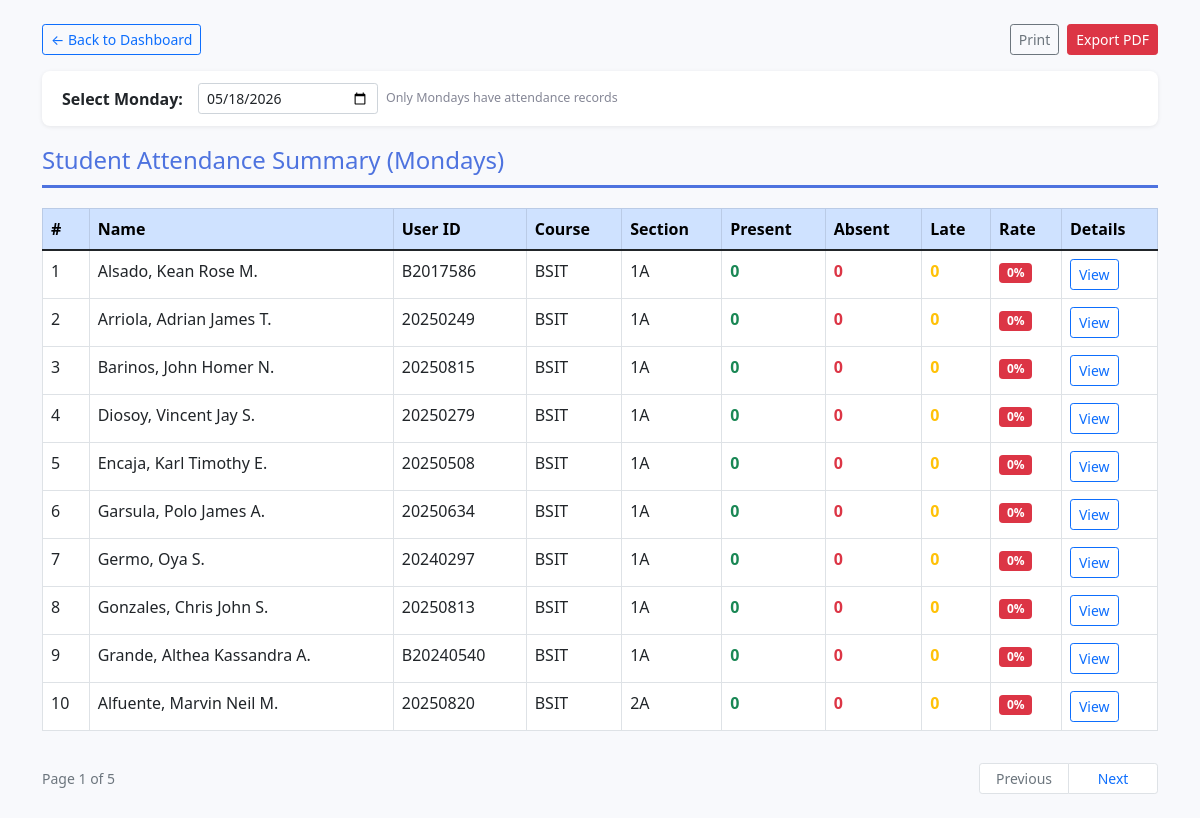
Screenshot of /reports.php?type=summary with the database file from the repository.
### tables this page shows
CREATE TABLE `student_data` (
  `id` int(11) NOT NULL,
  `g4_profile_id` int(11) NOT NULL,
  `user_id` varchar(20) NOT NULL,
  `name` varchar(100) DEFAULT NULL,
  `gender` varchar(10) DEFAULT NULL,
  `course` varchar(50) DEFAULT NULL,
  `section` varchar(10) DEFAULT NULL,
  `class_code` varchar(10) DEFAULT NULL,
  `contact` varchar(100) DEFAULT NULL,
  `email` varchar(100) DEFAULT NULL,
  `received_at` timestamp NOT NULL DEFAULT current_timestamp()
);

### reports.php (the view, shortened to what this page needs)
<?php
$db = new PDO('mysql:host=localhost;dbname=G6_reports_db;charset=utf8mb4', 'root', '');
$db->setAttribute(PDO::ATTR_ERRMODE, PDO::ERRMODE_EXCEPTION);
$db->setAttribute(PDO::ATTR_DEFAULT_FETCH_MODE, PDO::FETCH_ASSOC);
$type      = $_GET['type'] ?? 'daily';
$today     = date('Y-m-d');
$date      = $_GET['date'] ?? (date('N') == 1 ? $today : date('Y-m-d', strtotime('last monday')));
$page    = max(1, (int)($_GET['page'] ?? 1));
$perPage = 10;
$offset  = ($page - 1) * $perPage;
function buildPageUrl($pageNumber) {
    $params = $_GET;
    $params['page'] = $pageNumber;
    return '?' . http_build_query($params);
}
function renderPagination($page, $totalPages) {
    echo '<div class="d-flex justify-content-between align-items-center mt-3 no-print">';
    echo '<small class="text-muted">Page ' . $page . ' of ' . $totalPages . '</small>';
    echo '<nav><ul class="pagination pagination-sm mb-0">';
    if ($page > 1) {
        echo '<li class="page-item"><a class="page-link" href="' . buildPageUrl($page - 1) . '">Previous</a></li>';
    } else {
        echo '<li class="page-item disabled"><span class="page-link">Previous</span></li>';
    }
    if ($page < $totalPages) {
        echo '<li class="page-item"><a class="page-link" href="' . buildPageUrl($page + 1) . '">Next</a></li>';
    } else {
        echo '<li class="page-item disabled"><span class="page-link">Next</span></li>';
    }
    echo '</ul></nav></div>';
}
?>
<!DOCTYPE html>
<html>
<head>
    <link href="https://cdn.jsdelivr.net/npm/bootstrap@5.1.3/dist/css/bootstrap.min.css" rel="stylesheet">
</head>
<body class="p-4">
<div class="container">
    <div class="d-flex justify-content-between align-items-center mb-3 no-print">
        <a href="index.php" class="btn btn-sm btn-outline-primary">&larr; Back to Dashboard</a>
        <div class="d-flex gap-2">
            <button onclick="printReport()" class="btn btn-sm btn-outline-secondary">Print</button>
            <button onclick="exportPDF()" class="btn btn-sm btn-danger">Export PDF</button>
        </div>
    </div>
    <div class="date-picker-bar no-print">
        <label class="fw-bold mb-0" style="white-space:nowrap;">Select Monday:</label>
        <form method="GET" class="d-flex align-items-center gap-2 flex-wrap">
            <input type="date" name="date" value="<?= htmlspecialchars($date) ?>"
                   class="form-control form-control-sm" style="width:180px;" onchange="this.form.submit()">
            <span class="monday-only-note">Only Mondays have attendance records</span>
        </form>
    </div>
    <?php
    if ($type === 'daily'):
        $countStmt = $db->prepare("
            SELECT COUNT(*)
            FROM attendance_data a
            LEFT JOIN student_data sd ON a.user_id = sd.user_id
            WHERE a.date = ?
        ");
        $countStmt->execute([$date]);
        $totalRows  = (int)$countStmt->fetchColumn();
        $totalPages = max(1, (int)ceil($totalRows / $perPage));
        if ($page > $totalPages) { $page = $totalPages; $offset = ($page - 1) * $perPage; }
        $rows = $db->prepare("
            SELECT sd.name, sd.course, sd.section, a.user_id, a.status, a.check_in
            FROM attendance_data a
            LEFT JOIN student_data sd ON a.user_id = sd.user_id
            WHERE a.date = :date
            ORDER BY sd.section, sd.name
            LIMIT :limit OFFSET :offset
        ");
        $rows->bindValue(':date', $date);
        $rows->bindValue(':limit', $perPage, PDO::PARAM_INT);
        $rows->bindValue(':offset', $offset, PDO::PARAM_INT);
        $rows->execute();
        $records = $rows->fetchAll();
        $totals = $db->prepare("
            SELECT COUNT(*) AS total,
                   SUM(status='Present') AS present,
                   SUM(status='Absent')  AS absent,
                   SUM(status='Late')    AS late
            FROM attendance_data
            WHERE date = ?
        ");
        $totals->execute([$date]);
        $t = $totals->fetch();
    ?>
        <h4 class="section-title">Monday Attendance &mdash; <?= date('F j, Y', strtotime($date)) ?></h4>
        <div class="row mb-3">
            <div class="col-auto"><span class="badge bg-secondary">Total: <?= $t['total'] ?? 0 ?></span></div>
            <div class="col-auto"><span class="badge badge-present">Present: <?= $t['present'] ?? 0 ?></span></div>
            <div class="col-auto"><span class="badge badge-absent">Absent: <?= $t['absent'] ?? 0 ?></span></div>
            <div class="col-auto"><span class="badge badge-late">Late: <?= $t['late'] ?? 0 ?></span></div>
        </div>
        <?php if (empty($records)): ?>
            <p class="no-data">No attendance records for this Monday.</p>
        <?php else: ?>
        <div class="table-responsive">
            <table class="table table-bordered table-hover bg-white" id="reportTable">
                <thead class="table-primary">
                    <tr><th>#</th><th>Student Name</th><th>User ID</th><th>Course</th><th>Section</th><th>Status</th><th>Check-in Time</th></tr>
                </thead>
                <tbody>
                    <?php foreach ($records as $i => $row):
                        $bc = match($row['status']) { 'Present'=>'badge-present','Absent'=>'badge-absent','Late'=>'badge-late',default=>'badge-excused' };
                    ?>
                    <tr>
                        <td><?= $offset + $i + 1 ?></td>
                        <td><?= htmlspecialchars($row['name'] ?? 'Unknown') ?></td>
                        <td><?= htmlspecialchars($row['user_id']) ?></td>
                        <td><?= htmlspecialchars($row['course'] ?? '-') ?></td>
                        <td><?= htmlspecialchars($row['section'] ?? '-') ?></td>
                        <td><span class="badge <?= $bc ?>"><?= htmlspecialchars($row['status']) ?></span></td>
                        <td><?= htmlspecialchars($row['check_in'] ?? '-') ?></td>
                    </tr>
                    <?php endforeach; ?>
                </tbody>
            </table>
        </div>
        <?php renderPagination($page, $totalPages); ?>
        <?php endif; ?>
    <?php
    elseif ($type === 'summary'):
        $totalRows  = (int)$db->query("SELECT COUNT(*) FROM student_data")->fetchColumn();
        $totalPages = max(1, (int)ceil($totalRows / $perPage));
        $studentsStmt = $db->prepare("
            SELECT user_id, name, course, section
            FROM student_data
            ORDER BY section, name
            LIMIT :limit OFFSET :offset
        ");
        $studentsStmt->bindValue(':limit', $perPage, PDO::PARAM_INT);
        $studentsStmt->bindValue(':offset', $offset, PDO::PARAM_INT);
        $studentsStmt->execute();
        $students = $studentsStmt->fetchAll();
    ?>
        <h4 class="section-title">Student Attendance Summary (Mondays)</h4>
        <?php if (empty($students)): ?>
            <p class="no-data">No students found.</p>
        <?php else: ?>
        <div class="table-responsive">
            <table class="table table-bordered table-hover bg-white" id="reportTable">
                <thead class="table-primary">
                    <tr><th>#</th><th>Name</th><th>User ID</th><th>Course</th><th>Section</th><th>Present</th><th>Absent</th><th>Late</th><th>Rate</th><th class="no-print">Details</th></tr>
                </thead>
                <tbody>
                    <?php foreach ($students as $i => $stu):
                        $att = $db->prepare("
                            SELECT COUNT(*) AS total,
                                   SUM(status='Present') AS present,
                                   SUM(status='Absent')  AS absent,
                                   SUM(status='Late')    AS late
                            FROM attendance_data
                            WHERE user_id = ? AND DAYOFWEEK(date) = 2
                        ");
                        $att->execute([$stu['user_id']]);
                        $a    = $att->fetch();
                        $rate = ($a['total'] ?? 0) > 0 ? round(($a['present'] / $a['total']) * 100, 1) : 0;
                    ?>
                    <tr>
                        <td><?= $offset + $i + 1 ?></td>
                        <td><?= htmlspecialchars($stu['name']) ?></td>
                        <td><?= htmlspecialchars($stu['user_id']) ?></td>
                        <td><?= htmlspecialchars($stu['course']) ?></td>
                        <td><?= htmlspecialchars($stu['section']) ?></td>
                        <td class="text-success fw-bold"><?= $a['present'] ?? 0 ?></td>
                        <td class="text-danger fw-bold"><?= $a['absent'] ?? 0 ?></td>
                        <td class="text-warning fw-bold"><?= $a['late'] ?? 0 ?></td>
                        <td>
                            <span class="badge <?= $rate >= 80 ? 'bg-success' : ($rate >= 60 ? 'bg-warning text-dark' : 'bg-danger') ?>">
                                <?= $rate ?>%
                            </span>
                        </td>
                        <td class="no-print">
                            <a href="reports.php?type=student&user_id=<?= urlencode($stu['user_id']) ?>" class="btn btn-sm btn-outline-primary">View</a>
                        </td>
                    </tr>
                    <?php endforeach; ?>
                </tbody>
            </table>
        </div>
        <?php renderPagination($page, $totalPages); ?>
        <?php endif; ?>
    <?php else: ?>
        <p class="no-data">Invalid report type. <a href="index.php">Go back to dashboard.</a></p>
    <?php endif; ?>
</div>
</body>
</html>

### reports.php (style rules this page uses)
body { background: #f8f9fc; }
.section-title { border-bottom: 3px solid #4e73df; padding-bottom: 10px; margin-bottom: 20px; color: #4e73df; }
.date-picker-bar { background: white; border-radius: 8px; padding: 12px 20px; margin-bottom: 20px; box-shadow: 0 1px 4px rgba(0,0,0,0.08); display: flex; align-items: center; gap: 15px; flex-wrap: wrap; }
.monday-only-note { font-size: 0.78rem; color: #858796; }
.pagination .page-link { min-width: 90px; text-align: center; }

### rows the page displays
student_data: i "1", name "Alsado, Kean Rose M.", user "B2017586", course "BSIT", section "1A", present "0", absent "0", late "0", rate "0"
student_data: i "2", name "Arriola, Adrian James T.", user "20250249", course "BSIT", section "1A", present "0", absent "0", late "0", rate "0"
student_data: i "3", name "Barinos, John Homer N.", user "20250815", course "BSIT", section "1A", present "0", absent "0", late "0", rate "0"
student_data: i "4", name "Diosoy, Vincent Jay S.", user "20250279", course "BSIT", section "1A", present "0", absent "0", late "0", rate "0"
student_data: i "5", name "Encaja, Karl Timothy E.", user "20250508", course "BSIT", section "1A", present "0", absent "0", late "0", rate "0"
student_data: i "6", name "Garsula, Polo James A.", user "20250634", course "BSIT", section "1A", present "0", absent "0", late "0", rate "0"
student_data: i "7", name "Germo, Oya S.", user "20240297", course "BSIT", section "1A", present "0", absent "0", late "0", rate "0"
student_data: i "8", name "Gonzales, Chris John S.", user "20250813", course "BSIT", section "1A", present "0", absent "0", late "0", rate "0"
student_data: i "9", name "Grande, Althea Kassandra A.", user "B20240540", course "BSIT", section "1A", present "0", absent "0", late "0", rate "0"
student_data: i "10", name "Alfuente, Marvin Neil M.", user "20250820", course "BSIT", section "2A", present "0", absent "0", late "0", rate "0"

### other values shown
$page "1"
$totalPages "5"
